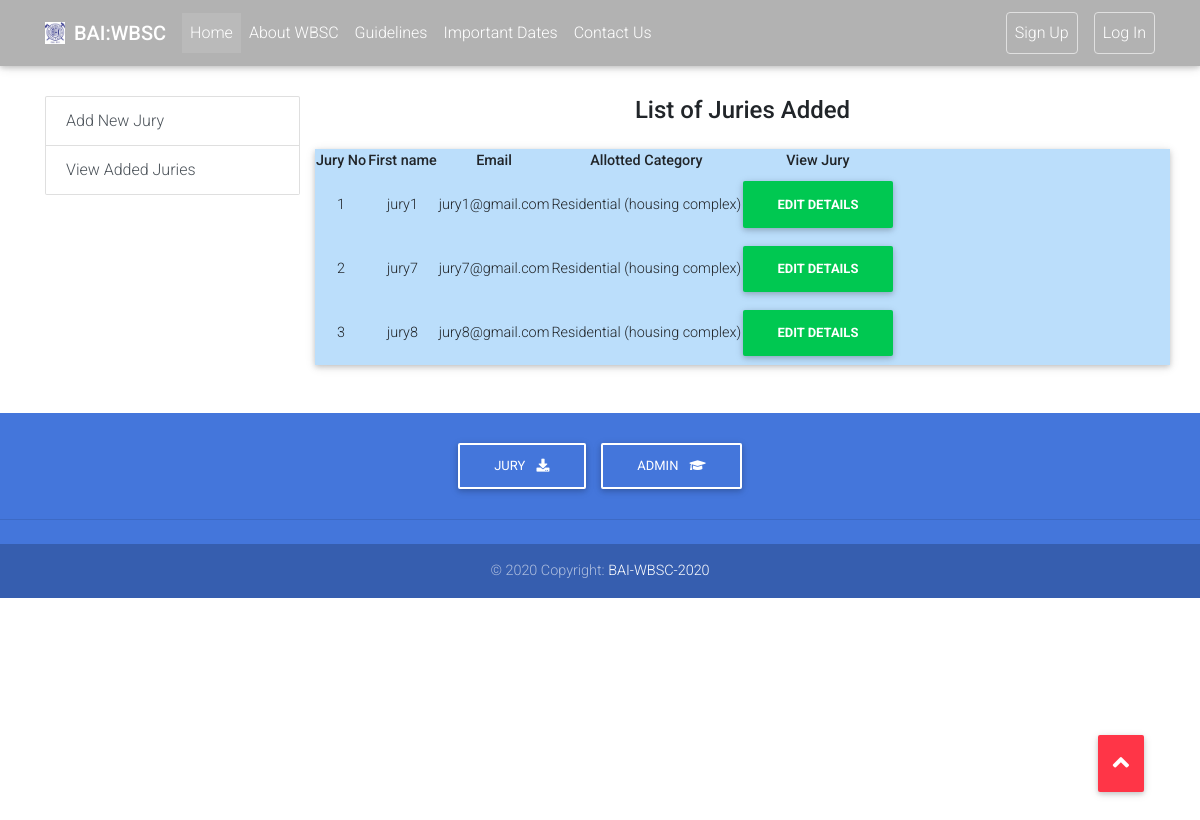
Before: /BAI_app_v2/view_jury/ (signed in) with the older database file.
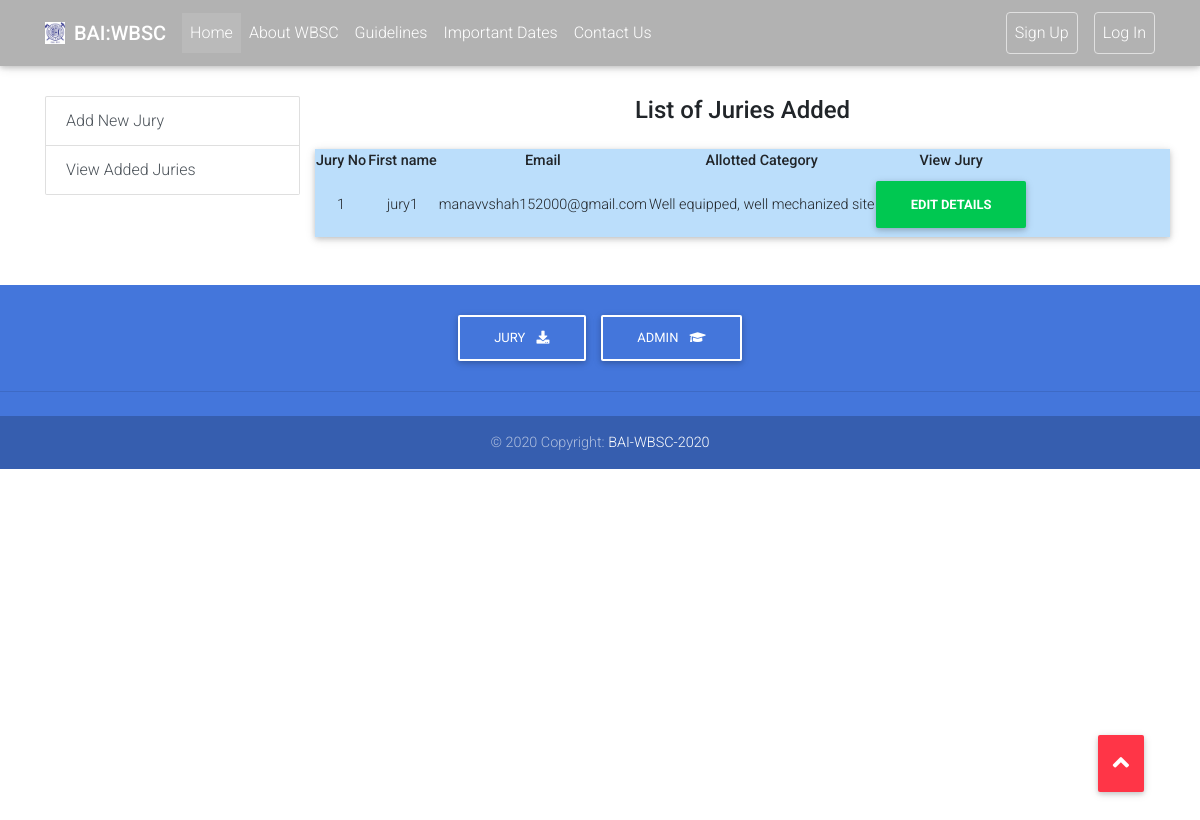
After: the same page with the newer database file.
### BAI_app_v2/models.py (models this page shows)
class JurySignup(models.Model):
    user = models.OneToOneField(User, on_delete=models.DO_NOTHING)
    designation = models.CharField(max_length = 100, blank=False)
    firm_name = models.CharField(max_length = 100, blank=False)
    address = models.CharField(max_length = 500, blank=False)
    phone_number = models.CharField(max_length=15, blank=False)
    allotted_cat = models.CharField(max_length=100, blank=False, choices=category_1_9)

### BAI_app_v2/views.py (the view)
# urls.py: path('view_jury/',views.view_jury,name="view_jury"),
@user_passes_test(lambda u: u.is_superuser)
def view_jury(request):
    context = JurySignup.objects.all()
    return render(request,'BAI_app_v2/view_jury.html',{'context':context})

### BAI_app_v2/templates/BAI_app_v2/view_jury.html
{% extends "BAI_app_v2/base.html" %}
{% block body_block %}
    <div class="container mb-5 mt-5">
        <div class="row">
          <div class="col-md-3 mt-5">
            <div class="sticky-top">
              <div id="list-example" class="list-group">
                <a class="list-group-item list-group-item-action" href="{% url 'BAI_app_v2:add_jury' %}">Add New Jury</a>
                <a class="list-group-item list-group-item-action " href="{% url 'BAI_app_v2:view_jury' %}">View Added Juries</a>
              </div>
            </div>
          </div>
          <div class="col-md-9 mt-5">
            <p class="h4 mb-4 text-center">List of Juries Added</p>
            <div class="row z-depth-1 blue lighten-4">
            <table>
                <tr align="center">
                    <th><strong>Jury No</strong></th>
                    <th><strong>First name</strong></th>
                    <th><strong>Email</strong></th>
                    <th><strong>Allotted Category</strong></th>
                    <th><strong>View Jury</strong></th>
                </tr>
                {% for counter in context %}
                <tr align="center">
                    <td>{{forloop.counter}}</td>
                    <td>{{counter.user.first_name}}</td>
                    <td>{{counter.user.email}}</td>
                    <td>{{counter.allotted_cat}}</td>
                    <td><button class="btn success-color my-2 btn-block text-white font-weight-bold hoverable" type="button"
                    onclick="window.location.href='#'">Edit Details</button></td>
                </tr>
                {% endfor %}
            </table>
            </div>
          </div>
        </div>
      </div>
{% endblock %}

### BAI_app_v2/templates/BAI_app_v2/base.html (shortened to what this page needs)
{% load static %}
<!DOCTYPE html>
<html lang="en">
<head>
  <link rel="stylesheet" href="https://use.fontawesome.com/releases/v5.11.2/css/all.css">
  <link rel="stylesheet" href="{% static '/css/bootstrap.min.css' %}">
  <link rel="stylesheet" href="{% static '/css/mdb.min.css' %}">
  <link rel="stylesheet" href="{% static '/css/style.css' %}">
</head>
<body>
<button type="button" class="btn btn-danger" id="topButton" onclick="topFunction()"><i class="fas fa-angle-up fa-2x white-text"></i></button>
  <nav class="navbar fixed-top navbar-expand-lg navbar-dark scrolling-navbar">
    <div class="container">
      <a class="navbar-brand" href="{% url 'home' %}">
        <img src="{% static '/assets/favicon.jpg' %}" class="img-fluid mr-1 mb-1" alt="BAI_logo"style="width:20px">
        <strong>BAI:WBSC</strong>
      </a>
      <div class="collapse navbar-collapse" id="navbarSupportedContent">
        <ul class="navbar-nav mr-auto">
          <li class="nav-item active">
            <a class="nav-link" href="#">Home
            </a>
          </li>
          <li class="nav-item">
            <a class="nav-link" href="#AboutUs" target="">About WBSC</a>
          </li>
          <li class="nav-item">
            <a class="nav-link" href="#Guidelines" target="">Guidelines</a>
          </li>
          <li class="nav-item">
            <a class="nav-link" href="#ImportantDates" target="">Important Dates</a>
          </li>
          <li class="nav-item">
            <a class="nav-link" href="#ContactUs" target="">Contact Us</a>
          </li>
        </ul>
        <ul class="navbar-nav nav-flex-icons ">
          <li class="nav-item">
            <a class="nav-link border border-light rounded mr-3" href="{% url 'BAI_app_v2:signup' %}">Sign Up</a>
          </li>
          {% if user123.is_authenticated %}
            <li class="nav-item ">
                <a class="nav-link border border-light rounded" href="{% url 'BAI_app_v2:participant_logout' %}">Log Out</a>
            </li>
          {% else %}
            <li class="nav-item ">
                <a class="nav-link border border-light rounded" href="{% url 'BAI_app_v2:user_login' %}">Log In</a>
            </li>
          {% endif %}
        </ul>
      </div>
    </div>
  </nav>
    {% block body_block %}
    {% endblock %}
   <footer class="page-footer text-center font-small mt-4 wow fadeIn">
    <div class="pt-4">
      <a class="btn btn-outline-white" href="https://mdbootstrap.com/docs/jquery/getting-started/download/"
        target="_blank" role="button">Jury
        <i class="fas fa-download ml-2"></i>
      </a>
      <a class="btn btn-outline-white" href="{% url 'BAI_app_v2:adminBAI' %}">Admin
        <i class="fas fa-graduation-cap ml-2"></i>
      </a>
    </div>
    <hr class="my-4">
    <div class="footer-copyright py-3">
      © 2020 Copyright:
      <a href="#" target="_blank"> BAI-WBSC-2020 </a>
    </div>
  </footer>
</body>
</html>

### BAI_app_v2/static/css/style.css (style rules this page uses)
html, body, header, .view { height: 100%; scroll-behavior: smooth; }
.navbar { background-color: rgba(0, 0, 0, 0.3); }
.page-footer { background-color: #4476db; }
#topButton { position: fixed; bottom: 50px; right: 50px; z-index: 99; cursor: pointer; padding: 15px; }

Changed rows visible on the page:
removed JurySignup: user.first_name "jury7", user.email "jury7@gmail.com", allotted_cat "Residential (housing complex)"
removed JurySignup: user.first_name "jury8", user.email "jury8@gmail.com", allotted_cat "Residential (housing complex)"
changed JurySignup "jury1": user.email "jury1@gmail.com" → "manavvshah152000@gmail.com"; allotted_cat "Residential (housing complex)" → "Well equipped, well mechanized site"
